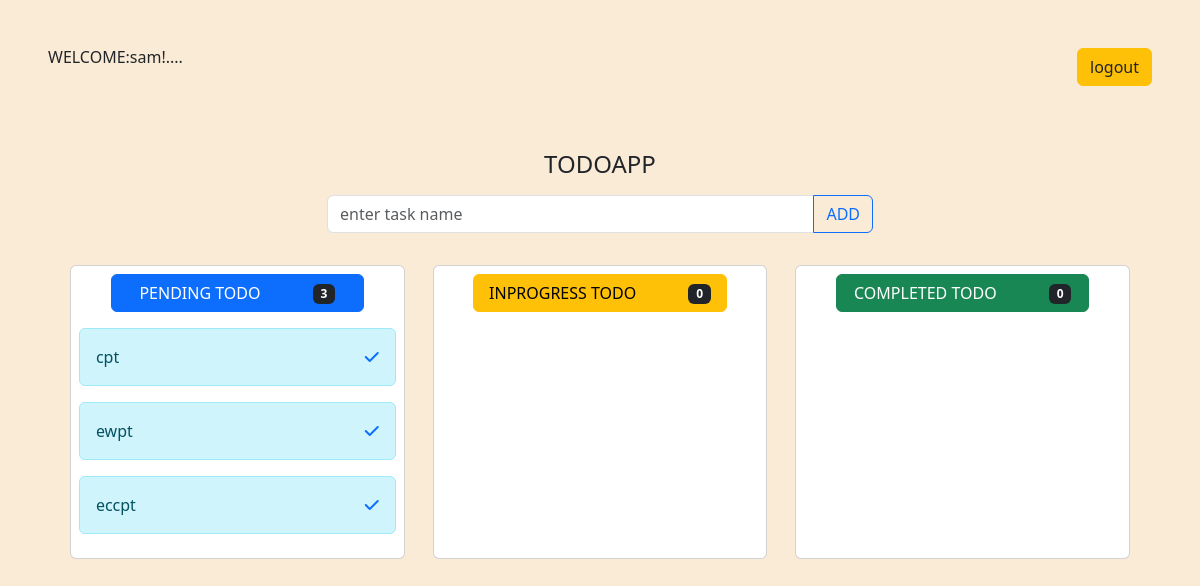
The app's page /index/ (signed in) with its own data.
### todo/models.py (models this page shows)
class Todos(models.Model):
    name=models.CharField(max_length=200)
    options=(
        ('todo','todo'),
        ('completed','completed'),
        ('inprogress','inprogress'))
    status=models.CharField(max_length=50,choices=options,default='todo')
    user=models.ForeignKey(User,on_delete=models.CASCADE)
    def __str__(self):
        return self.name

### todo/views.py (the view, shortened to what this page needs)
# urls.py: path('index/',views.IndexView.as_view(), name='index'),
class IndexView(View):
    def get(self,request, *args, **kwargs):
        form=TodoForm()
        qs=Todos.objects.filter(user=request.user)
        fin_todo=Todos.objects.filter(status='completed',user=request.user).count()
        prog_todo=Todos.objects.filter(status='inprogress',user=request.user).count()
        pen_todo=Todos.objects.filter(status='todo',user=request.user).count()
        return render(request, 'index.html',{'form':form,'data':qs,'fin_todo':fin_todo,'prog_todo':prog_todo,'pen_todo':pen_todo})

### todo/forms.py
class TodoForm(forms.ModelForm):
    class Meta:
        model=Todos
        fields=['name']

### todo/templates/index.html (shortened to what this page needs)
<!DOCTYPE html>
<html lang="en">
<head>
    <link href="https://cdn.jsdelivr.net/npm/bootstrap@5.3.2/dist/css/bootstrap.min.css" rel="stylesheet">
    <link rel="stylesheet" href="https://cdnjs.cloudflare.com/ajax/libs/font-awesome/6.5.0/css/all.min.css" />
</head>
<body>
    <nav class="text-dark d-flex p-5 mb-3">
        <h6>WELCOME:{{request.user}}!....</h6>
        <a href="{% url 'logout' %}" class="ms-auto btn btn-warning text-dark">logout</a>
    </nav>
    <div class="hd text-center mt-3">
        <h4>TODOAPP</h4>
    </div>
    <div class="container mt-3 mb-3">
        <div class="row">
            <div class="col-3"></div>
            <div class="col-6">
                <form action="" method="post">
                <div class="input-group mb-3">
                    <input type="text" name="name" class="form-control" placeholder="enter task name" aria-label="Recipient's username" aria-describedby="button-addon2">
                    <button class="btn btn-outline-primary" type="submit" id="button-addon2">ADD</button>
                  </div>
            </form>
        </div>
            <div class="col-3"></div>
        </div>
    </div>
    <div class="container">
        <div class="section d-flex justify-content-evenly">
            <div class="card p-2">
                <h5 class="text-center">
                    <button type="button" class="btn btn-primary mb-2" style="width: 80%;">
                        PENDING TODO <span class="badge text-bg-dark ms-5">{{pen_todo}}</span>
                      </button>
                </h5>
                {% for todo in data  %}
                {% if todo.status == 'todo' %}
                <div class="alert alert-info d-flex" role="alert">
                   <div>{{todo}}</div>
                   <div class="ms-auto">
                    <a href=" {% url 'todo-update' todo.id%}?status=inprogress"><i class="fa fa-check"></i></a>
                   </div>
                  </div>
                {% endif %}
                {% endfor %}
            </div>
            <div class="card p-2">
                <h5 class="text-center">
                    <button type="button" class="btn btn-warning mb-2" style="width: 80%;">
                        INPROGRESS TODO <span class="badge text-bg-dark ms-5">{{prog_todo}}</span>
                      </button>
                </h5>
            </div>
            <div class="card p-2">
                <h5 class="text-center">
                    <button type="button" class="btn btn-success mb-2" style="width: 80%;">
                        COMPLETED TODO <span class="badge text-bg-dark ms-5">{{fin_todo}}</span>
                      </button>
                </h5>
            </div>
        </div>
    </div>
</body>
</html>

### todo/templates/index.html (style rules this page uses)
.card { width: 30%; }
body { background-color: antiquewhite; }

### records on screen
Todos: name "cpt"
Todos: name "ewpt"
Todos: name "eccpt"

### other values on screen
{{ request.user }} "sam"
{{ pen_todo }} "3"
{{ prog_todo }} "0"
{{ fin_todo }} "0"
